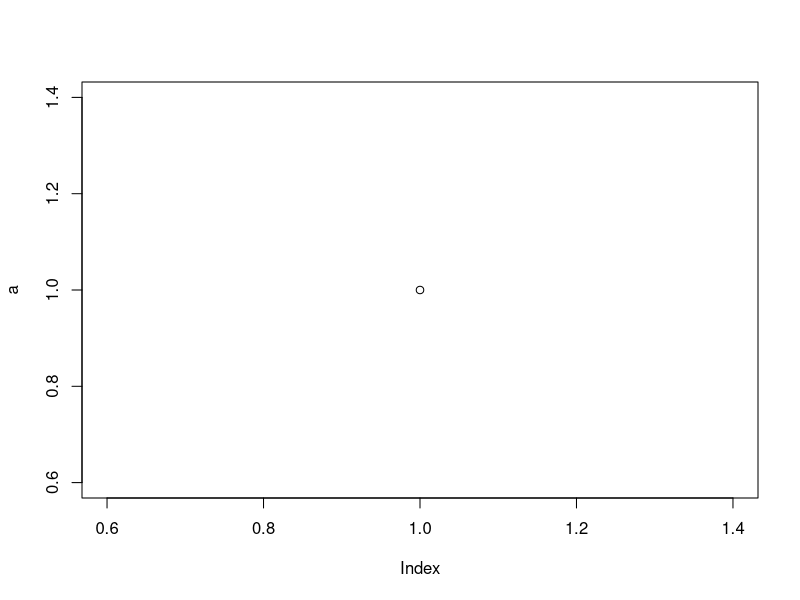

Reproduce this figure in R.
## ---- chunk 1
knitr::opts_chunk$set(echo = TRUE)


knitr::knit_hooks$set(
   error = function(x, options) {
     paste('\n\n<div class="alert alert-danger">',
           gsub('##', '\n', gsub('^##\ Error', '**Error**', x)),
           '</div>', sep = '\n')
   },
   warning = function(x, options) {
     paste('\n\n<div class="alert alert-warning">',
           gsub('##', '\n', gsub('^##\ Warning:', '**Warning**', x)),
           '</div>', sep = '\n')
   },
   message = function(x, options) {
     paste('\n\n<div class="alert alert-info">',
           gsub('##', '\n', x),
           '</div>', sep = '\n')
   }
)
## ---- chunk 2
library(tidyverse)
## ---- chunk 3
a=1
plot(a)
